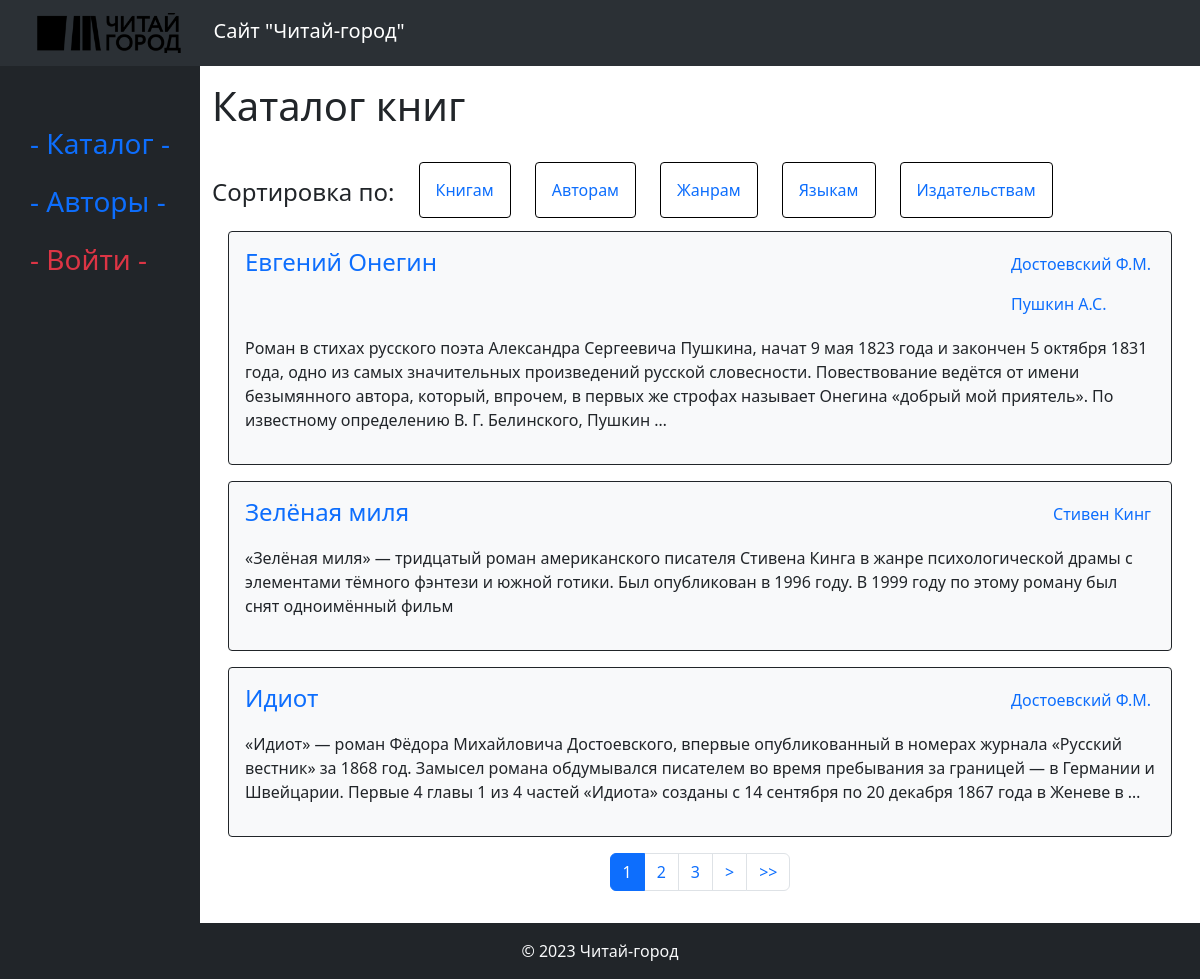
/catalog/books/, run on the app's committed database.
### book/models.py (models this page shows, shortened)
class Book(models.Model):
    title = models.CharField(max_length=255, verbose_name='Название')
    authors = models.ManyToManyField('Author', related_name='books', verbose_name='Авторы')
    description = models.TextField(verbose_name='Описание')
    publisher = models.ForeignKey('Publisher', related_name='books', on_delete=models.PROTECT, verbose_name='Издатель')
    year_published = models.IntegerField(verbose_name='Год публикации')
    genre = models.ForeignKey('Genre', related_name='books', on_delete=models.PROTECT, verbose_name='Жанр')
    languages = models.ManyToManyField('Language', related_name='books', verbose_name='Языки')
    isbn = models.CharField(max_length=30, verbose_name='ISBN')
    downloads_count = models.IntegerField(default=0, verbose_name='Количество скачиваний')
    def get_absolute_url(self):
        return reverse('book', kwargs={'pk': self.pk})
    class Meta:
        verbose_name = 'Книга'
        verbose_name_plural = 'Книги'

class Author(models.Model):
    name = models.CharField(max_length=255, verbose_name='ФИО автора')
    date_of_birth = models.DateField(verbose_name='Дата рождения')
    date_of_death = models.DateField(blank=True, null=True, default=None, verbose_name='Дата смерти')
    description = models.TextField(verbose_name='Биография')
    def get_absolute_url(self):
        return reverse('author', kwargs={'pk': self.pk})
    class Meta:
        verbose_name = 'Автор'
        verbose_name_plural = 'Авторы'

### book/views.py (the view)
# urls.py: path('books/', BookListView.as_view(), name='catalog'),
class BookListView(DataMixin, ListView):
    model = Book
    context_object_name = 'books'
    title_page = 'Каталог книг'
    def get_ordering(self):
        return self.request.GET.get('orderby') or 'title'
    def get_context_data(self, **kwargs):
        context = super().get_context_data(**kwargs)
        return self.get_mixin_context(context, sort_list=sort_list, current_orderby=self.get_ordering())

### book/utils.py (called while the page is built)
    def get_mixin_context(self, context, **kwargs):
        context.update(kwargs)
        return context

### chitaigorod/context_processor.py (called while the page is built)
def menu_processor(request):
    return {'menu': menu}

### book/templates/book/book_list.html (shortened to what this page needs)
{% extends 'base.html' %}
{% block content %}
    <h1 class="mb-5">{{ title }}</h1>
    <div>
        <div class="d-flex">
            {% if sort_list %}
                <div class="me-4">
                    <h4>Сортировка по: </h4>
                </div>
                {% for sort in sort_list %}
                    <div class="me-4">
                        <a class="text-decoration-none p-3 border border-black rounded-1"
                           href="?page=1&orderby={{ sort.value }}">{{ sort.name }}</a>
                    </div>
                {% endfor %}
            {% endif %}
        </div>
    </div>
    {% for book in books %}
        <div class="bg-light border-dark border rounded-1 p-3 m-3">
            <div class="d-flex justify-content-between">
                <a href="{{ book.get_absolute_url }}" class="text-decoration-none">
                    <h4 class="field-name">{{ book.title }}</h4>
                </a>
                <div class="m-1">
                    {% with book.authors.all as authors %}
                        {% for author in authors %}
                            <a href="{{ author.get_absolute_url }}" class="text-decoration-none">
                                <p class="field-name">{{ author.name }}</p>
                            </a>
                        {% endfor %}
                    {% endwith %}
                </div>
            </div>
            <p class="field-name">{{ book.description|truncatewords:50 }}</p>
        </div>
    {% endfor %}
{% endblock %}
{% block pagination %}
    {% if page_obj.has_other_pages %}
        <nav class="d-flex justify-content-center">
            <ul class="pagination">
                {% for p in page_obj.paginator.page_range %}
                    {% if page_obj.number == p %}
                        <li class="page-item active"><a class="page-link"
                                                        href="?page={{ p }}&orderby={{ current_orderby }}">{{ p }}</a>
                        </li>
                    {% elif p >= page_obj.number|add:-2 and p <= page_obj.number|add:2 %}
                        <li class="page-item"><a class="page-link"
                                                 href="?page={{ p }}&orderby={{ current_orderby }}">{{ p }}</a></li>
                    {% endif %}
                {% endfor %}
                {% if page_obj.has_next %}
                    <li class="page-item"><a class="page-link"
                                             href="?page={{ page_obj.next_page_number }}&orderby={{ current_orderby }}">&gt;</a>
                    </li>
                {% endif %}
                {% if page_obj.number != page_obj.paginator.num_pages %}
                    <li class="page-item"><a class="page-link"
                                             href="?page={{ page_obj.paginator.num_pages }}&orderby={{ current_orderby }}">&gt;&gt;</a>
                    </li>
                {% endif %}
            </ul>
        </nav>
    {% endif %}
{% endblock %}

### data on the page
Book: title "Евгений Онегин", description "Роман в стихах русского поэта Александра Сергеевича Пушкина, начат 9 мая 1823 года и закончен 5 октября 1831 года, одно из самых значительных произведений русской словесности. Повествование ведётся от имени безымянного автора, который, впрочем, в первых же строфах называет Онегина «добрый мой приятель». По известному определению В. Г. Белинского, Пушкин …"
Author: name "Достоевский Ф.М."
Author: name "Пушкин А.С."
Book: title "Зелёная миля", description "«Зелёная миля» — тридцатый роман американского писателя Стивена Кинга в жанре психологической драмы с элементами тёмного фэнтези и южной готики. Был опубликован в 1996 году. В 1999 году по этому роману был снят одноимённый фильм"
Author: name "Стивен Кинг"
Book: title "Идиот", description "«Идиот» — роман Фёдора Михайловича Достоевского, впервые опубликованный в номерах журнала «Русский вестник» за 1868 год. Замысел романа обдумывался писателем во время пребывания за границей — в Германии и Швейцарии. Первые 4 главы 1 из 4 частей «Идиота» созданы с 14 сентября по 20 декабря 1867 года в Женеве в …"

### other printed values
{{ m.title }} "Каталог" "Авторы"
{{ title }} "Каталог книг"
{{ sort.name }} "Книгам" "Авторам" "Жанрам" "Языкам" "Издательствам"
{{ p }} "1"
{{ p }} "2" "3"
